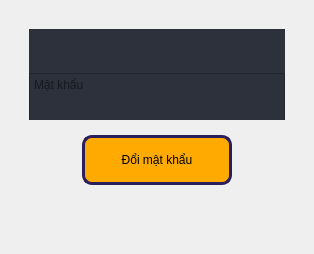
                  <widget class="QWidget" name="page_10">
                   <layout class="QVBoxLayout" name="verticalLayout_48">
                    <item>
                     <widget class="QWidget" name="widget_9" native="true">
                      <layout class="QVBoxLayout" name="verticalLayout_49">
                       <item alignment="Qt::AlignTop">
                        <widget class="QWidget" name="widget_10" native="true">
                         <property name="maximumSize">
                          <size>
                           <width>16777215</width>
                           <height>100</height>
                          </size>
                         </property>
                         <layout class="QVBoxLayout" name="verticalLayout_50">
                          <item>
                           <widget class="QLabel" name="tenTKDoiMK">
                            <property name="minimumSize">
                             <size>
                              <width>0</width>
                              <height>50</height>
                             </size>
                            </property>
                            <property name="maximumSize">
                             <size>
                              <width>500</width>
                              <height>50</height>
                             </size>
                            </property>
                            <property name="styleSheet">
                             <string notr="true">background-color:#2c313c;</string>
                            </property>
                            <property name="text">
                             <string/>
                            </property>
                            <property name="alignment">
                             <set>Qt::AlignCenter</set>
                            </property>
                           </widget>
                          </item>
                          <item>
                           <widget class="QTextEdit" name="mkDoiMK">
                            <property name="minimumSize">
                             <size>
                              <width>0</width>
                              <height>50</height>
                             </size>
                            </property>
                            <property name="maximumSize">
                             <size>
                              <width>500</width>
                              <height>50</height>
                             </size>
                            </property>
                            <property name="styleSheet">
                             <string notr="true">background-color:#2c313c;</string>
                            </property>
                            <property name="placeholderText">
                             <string>Mật khẩu</string>
                            </property>
                           </widget>
                          </item>
                         </layout>
                        </widget>
                       </item>
                       <item alignment="Qt::AlignTop">
                        <widget class="QWidget" name="widget_11" native="true">
                         <property name="maximumSize">
                          <size>
                           <width>16777215</width>
                           <height>150</height>
                          </size>
                         </property>
                         <layout class="QVBoxLayout" name="verticalLayout_51">
                          <item alignment="Qt::AlignHCenter">
                           <widget class="QPushButton" name="doiMKBtn">
                            <property name="minimumSize">
                             <size>
                              <width>150</width>
                              <height>50</height>
                             </size>
                            </property>
                            <property name="maximumSize">
                             <size>
                              <width>100</width>
                              <height>16777215</height>
                             </size>
                            </property>
                            <property name="styleSheet">
                             <string notr="true">background-color: rgb(255, 170, 0);
border:3px solid rgb(43,31,91);
border-radius:10px;</string>
                            </property>
                            <property name="text">
                             <string>Đổi mật khẩu</string>
                            </property>
                            <property name="icon">
                             <iconset resource="resources.qrc">
                              <normaloff>:/icons/icons/edit-2.svg</normaloff>:/icons/icons/edit-2.svg</iconset>
                            </property>
                            <property name="iconSize">
                             <size>
                              <width>24</width>
                              <height>24</height>
                             </size>
                            </property>
                           </widget>
                          </item>
                         </layout>
                        </widget>
                       </item>
                       <item>
                        <spacer name="verticalSpacer_6">
                         <property name="orientation">
                          <enum>Qt::Vertical</enum>
                         </property>
                         <property name="sizeHint" stdset="0">
                          <size>
                           <width>20</width>
                           <height>40</height>
                          </size>
                         </property>
                        </spacer>
                       </item>
                      </layout>
                     </widget>
                    </item>
                   </layout>
                  </widget>
